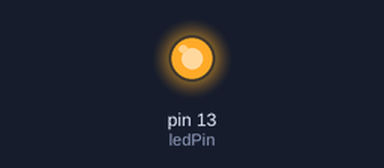
Recording of a sketch running on a simulated Arduino Uno, built with avr-gcc and run on an emulated ATmega328P. Shown: output pins drawn as LEDs (lit = HIGH).

Above: at 0.1 s.
At 35.1 s:
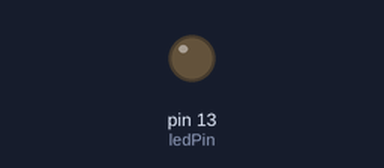
Timing chart, 0 to 39.5 s (numbered marks = the images above):
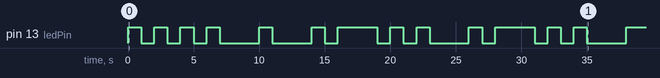

Measured:
- by itself, pin 13 (ledPin): LOW → HIGH at 0.00 s, → LOW 1.0 s later, → HIGH 1.0 s later, → LOW 1.0 s later, … (27 changes in this stretch)

The sketch:

sketch_jul08a.ino
```cpp
int ledPin= 13;
void setup() {
  // initialize digital pin LED_BUILTIN as an output.
  pinMode(ledPin, OUTPUT);
}

// the loop function runs over and over again forever
void loop() {
//HELLO
  digitalWrite(ledPin, HIGH);
  delay(1000);
  digitalWrite(ledPin, LOW);
  delay(1000);
  digitalWrite(ledPin, HIGH);
  delay(1000);
  digitalWrite(ledPin, LOW);
  delay(1000);
  digitalWrite(ledPin, HIGH);
  delay(1000);
  digitalWrite(ledPin, LOW);
  delay(1000);
  digitalWrite(ledPin, HIGH);
  delay(1000);
  digitalWrite(ledPin, LOW);
  delay(3000);
  digitalWrite(ledPin, HIGH);
  delay(1000);
  digitalWrite(ledPin, LOW);
  delay(3000);
  digitalWrite(ledPin, HIGH);
  delay(1000);
  digitalWrite(ledPin, LOW);
  delay(1000);
  digitalWrite(ledPin, HIGH);
  delay(3000);
  digitalWrite(ledPin, LOW);
  delay(1000);
  digitalWrite(ledPin, HIGH);
  delay(1000);
  digitalWrite(ledPin, LOW);
  delay(1000);
  digitalWrite(ledPin, HIGH);
  delay(1000);
  digitalWrite(ledPin, LOW);
  delay(3000);
  digitalWrite(ledPin, HIGH);
  delay(1000);
  digitalWrite(ledPin, LOW);
  delay(1000);
  digitalWrite(ledPin, HIGH);
  delay(3000);
  digitalWrite(ledPin, LOW);
  delay(1000);
  digitalWrite(ledPin, HIGH);
  delay(1000);
  digitalWrite(ledPin, LOW);
  delay(1000);
  digitalWrite(ledPin, HIGH);
  delay(1000);
  digitalWrite(ledPin, LOW);
  delay(3000);
  digitalWrite(ledPin, HIGH);
  delay(3000);
  digitalWrite(ledPin, LOW);
  delay(1000);
  digitalWrite(ledPin, HIGH);
  delay(3000);
  digitalWrite(ledPin, LOW);
  delay(1000);
  digitalWrite(ledPin, HIGH);
  delay(3000);
  digitalWrite(ledPin, LOW);
  delay(7000);
//GIRLS
  digitalWrite(ledPin, HIGH);
  delay(3000);
  digitalWrite(ledPin, LOW);
  delay(1000);
  digitalWrite(ledPin, HIGH);
  delay(3000);
  digitalWrite(ledPin, LOW);
  delay(1000);
  digitalWrite(ledPin, HIGH);
  delay(1000);
  digitalWrite(ledPin, LOW);
  delay(3000);

  digitalWrite(ledPin, HIGH);
  delay(1000);
  digitalWrite(ledPin, LOW);
  delay(1000);
  digitalWrite(ledPin, HIGH);
  delay(1000);
  digitalWrite(ledPin, LOW);
  delay(3000);

  digitalWrite(ledPin, HIGH);
  delay(1000);
  digitalWrite(ledPin, LOW);
  delay(1000);
  digitalWrite(ledPin, HIGH);
  delay(3000);
  digitalWrite(ledPin, LOW);
  delay(1000);
  digitalWrite(ledPin, HIGH);
  delay(1000);
  digitalWrite(ledPin, LOW);
  delay(3000);

  digitalWrite(ledPin, HIGH);
  delay(1000);
  digitalWrite(ledPin, LOW);
  delay(1000);
  digitalWrite(ledPin, HIGH);
  delay(3000);
  digitalWrite(ledPin, LOW);
  delay(1000);
  digitalWrite(ledPin, HIGH);
  delay(1000);
  digitalWrite(ledPin, LOW);
  delay(1000);
  digitalWrite(ledPin, HIGH);
  delay(1000);
  digitalWrite(ledPin, LOW);
  delay(3000);

  digitalWrite(ledPin, HIGH);
  delay(1000);
  digitalWrite(ledPin, LOW);
  delay(1000);
  digitalWrite(ledPin, HIGH);
  delay(1000);
  digitalWrite(ledPin, LOW);
  delay(1000);
  digitalWrite(ledPin, HIGH);
  delay(1000);
  digitalWrite(ledPin, LOW);
  delay(3000);

}
```
